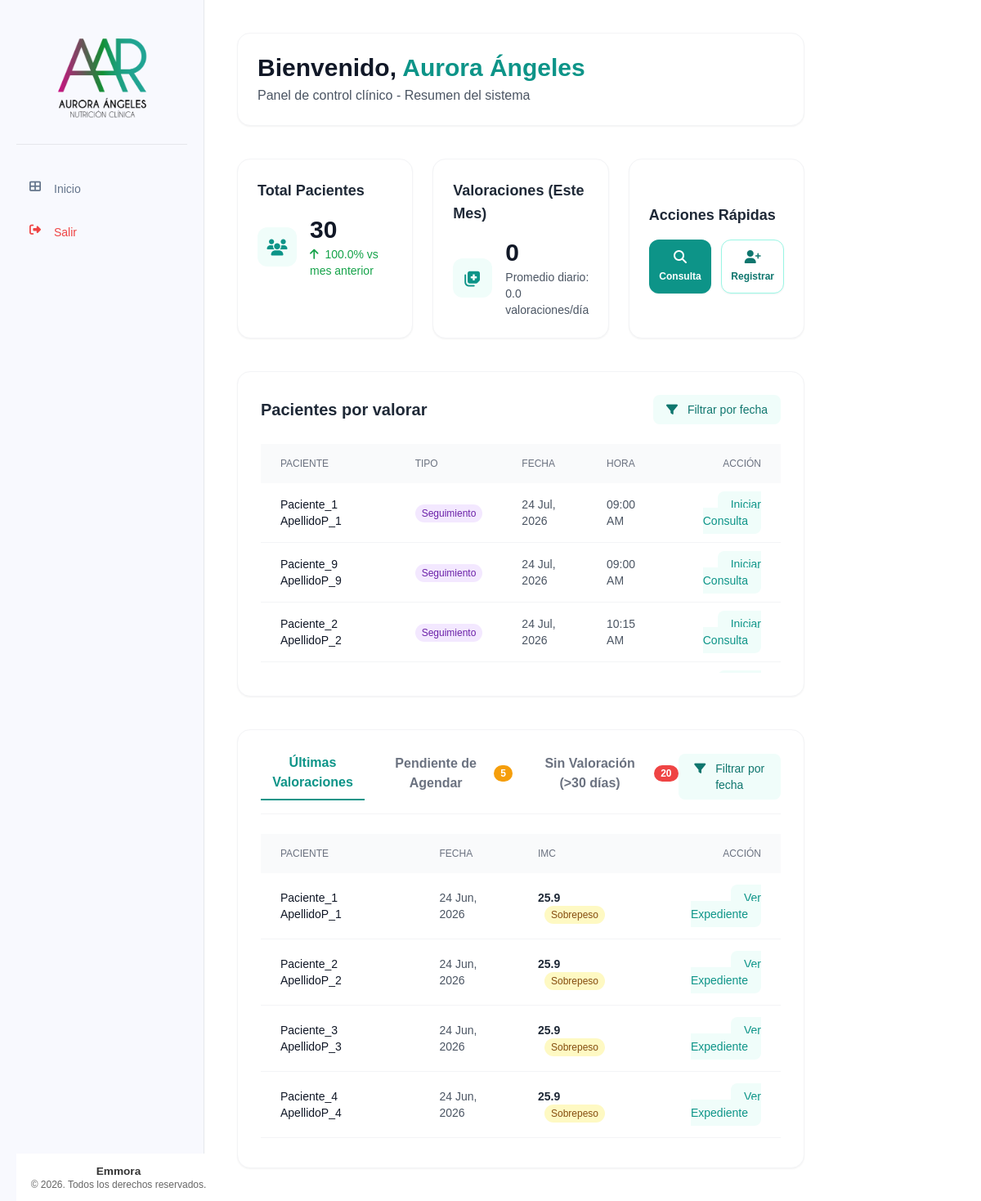
Page / (signed in) on the earlier database version.
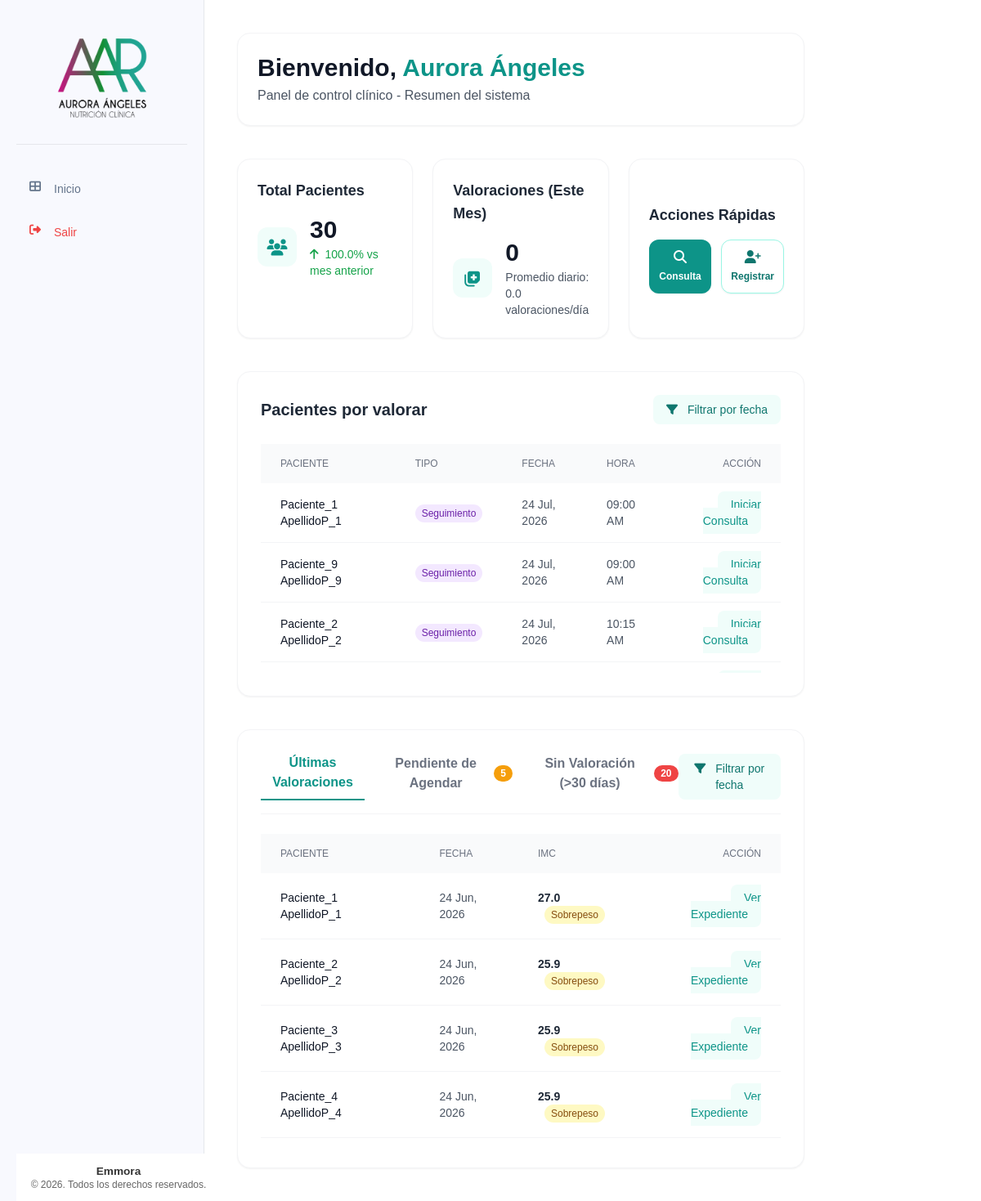
Same page on the later database version.
### tables this page shows
CREATE TABLE valoracion_antropometrica (
    id INTEGER PRIMARY KEY AUTOINCREMENT,
    paciente_id INTEGER NOT NULL,
    numero_cita INTEGER NOT NULL,
    fecha DATE NOT NULL,
    estatura FLOAT NOT NULL,
    peso FLOAT NOT NULL,
    imc FLOAT NOT NULL,
    grasa FLOAT NOT NULL,
    cintura FLOAT NOT NULL,
    torax FLOAT NOT NULL,
    brazo FLOAT NOT NULL,
    cadera FLOAT NOT NULL,
    pierna FLOAT NOT NULL,
    pantorrilla FLOAT NOT NULL,
    tension_arterial TEXT NOT NULL,
    frecuencia_cardiaca INTEGER NOT NULL,
    bicep FLOAT NOT NULL,
    tricep FLOAT NOT NULL,
    suprailiaco FLOAT NOT NULL,
    subescapular FLOAT NOT NULL,
    femoral FLOAT,
    porcentaje_grasa TEXT NOT NULL,
    --porcentaje_grasa_fem FLOAT NOT NULL,
    ultima_dieta TEXT,
    FOREIGN KEY (paciente_id) REFERENCES pacientes (id)
);

CREATE TABLE pacientes (
    id INTEGER PRIMARY KEY AUTOINCREMENT,
    nombre TEXT NOT NULL,
    apellido_paterno TEXT NOT NULL,
    apellido_materno TEXT NOT NULL,
    genero TEXT NOT NULL CHECK (genero IN ('hombre', 'mujer')),
    fecha_nacimiento DATE NOT NULL,
    telefono TEXT NOT NULL,
    correo TEXT UNIQUE NOT NULL,
    ciudad TEXT NOT NULL,
    fecha_registro TIMESTAMP DEFAULT CURRENT_TIMESTAMP,
    status TEXT NOT NULL DEFAULT 'activo' CHECK (status IN ('activo', 'inactivo'))
);

### app/controllers/main.py (the view)
@main.route('/')
@login_required
def index():
    fecha_inicio = request.args.get('fecha_inicio')
    fecha_fin = request.args.get('fecha_fin')
    total_pacientes = Paciente.contar_activos()
    crecimiento_pacientes = Paciente.calcular_crecimiento_mensual()
    valoraciones_mes = ValoracionAntropometrica.contar_mes_vigente()
    dia_actual = datetime.now().day
    promedio_diario = round(valoraciones_mes / dia_actual, 1)
    pacientes_seguimiento = Paciente.contar_en_seguimiento()
    pacientes_sin_valoracion = Paciente.obtener_sin_valoracion_reciente(dias=30)
    fecha_filtro = request.args.get('fecha_proximos')
    proximos_pacientes = Paciente.obtener_proximos(fecha=fecha_filtro)
    pendientes_reagendamiento = Paciente.obtener_pendientes_reagendamiento()
    if fecha_inicio and fecha_fin:
        actividad_reciente = ValoracionAntropometrica.obtener_por_rango(fecha_inicio, fecha_fin)
    else:
        actividad_reciente = ValoracionAntropometrica.obtener_recientes(limite=10)
    return render_template('base/index.html',
                           total_pacientes=total_pacientes,
                           crecimiento_pacientes=crecimiento_pacientes,
                           valoraciones_mes=valoraciones_mes,
                           promedio_diario=promedio_diario,
                           pacientes_seguimiento=pacientes_seguimiento,
                           pacientes_sin_valoracion=pacientes_sin_valoracion,
                           proximos_pacientes=proximos_pacientes,
                           pendientes_reagendamiento=pendientes_reagendamiento,
                           actividad_reciente=actividad_reciente)

### app/db.py (called while the page is built)
def get_db():
    if 'db' not in g:
        try:
            db_path = os.environ.get('DATABASE_URL', 'pacientes.db')
            g.db = sqlite3.connect(
                db_path,
                detect_types=sqlite3.PARSE_DECLTYPES
            )
            g.db.row_factory = sqlite3.Row
        except sqlite3.Error as e:
            logger.error(f"Error crítico al conectar con la base de datos SQLite: {e}")
            raise e
    return g.db

def query_db(query, args=(), one=False):
    try:
        cur = get_db().execute(query, args)
        rv = cur.fetchall()
        cur.close()
        return (rv[0] if rv else None) if one else rv
    except sqlite3.Error as e:
        logger.error(f"Error al ejecutar query: {query}. Args: {args}. Detalle: {e}")
        raise e

### app/models/paciente.py (called while the page is built)
    @staticmethod
    def contar_activos():
        return query_db("SELECT COUNT(*) as total FROM pacientes WHERE status = 'activo'", one=True)['total']

### app/models/usuario.py (called while the page is built)
    @staticmethod
    def get(user_id):
        db = get_db()
        user = db.execute('SELECT * FROM usuarios WHERE id = ?', (int(user_id),)).fetchone()
        if user:
            return Usuario(user['id'], user['username'], user['password_hash'])
        return None

### app/templates/base/index.html (shortened to what the changed rows need)
{% extends "base/base.html" %}
{% block content %}
<header class="flex flex-col md:flex-row md:items-center justify-between gap-4 bg-white p-6 rounded-2xl shadow-sm border border-gray-100">
    <div>
        <h1 class="text-3xl font-bold text-gray-900">Bienvenido, <span class="text-teal-600">Aurora Ángeles</span></h1>
    </div>
</header>
    <section class="grid grid-cols-1 sm:grid-cols-2 lg:grid-cols-3 gap-6">
    <article class="bg-white p-6 rounded-2xl shadow-sm border border-gray-100 flex flex-col gap-4 transform hover:scale-[1.02] transition-transform duration-300">
        <h2 class="text-lg font-semibold text-gray-800">Total Pacientes</h2>
    </article>
    <article class="bg-white p-6 rounded-2xl shadow-sm border border-gray-100 flex flex-col gap-4 transform hover:scale-[1.02] transition-transform duration-300">
        <h2 class="text-lg font-semibold text-gray-800">Valoraciones (Este Mes)</h2>
    </article>
    <aside class="bg-white p-6 rounded-2xl shadow-sm border border-gray-100 flex flex-col justify-center gap-4">
        <h2 class="text-lg font-semibold text-gray-800">Acciones Rápidas</h2>
    </aside>
    </section>
    <section class="grid grid-cols-1 gap-8 items-start">
        <div class="bg-white p-7 rounded-2xl shadow-sm border border-gray-100">
            <div class="flex items-center justify-between mb-6" x-data="{ modalFiltroProximosOpen: false }">
                <h2 class="text-xl font-semibold text-gray-800">Pacientes por valorar</h2>
            </div>
            <div class="overflow-x-auto max-h-[280px] overflow-y-auto custom-scrollbar">
                <table class="w-full text-sm text-left border-collapse relative">
                    <thead class="text-xs text-gray-500 uppercase bg-gray-50 sticky top-0 z-10">
                        <tr>
                            <th class="px-6 py-4 font-medium">Paciente</th>
                            <th class="px-6 py-4 font-medium">Tipo</th>
                            <th class="px-6 py-4 font-medium">Fecha</th>
                            <th class="px-6 py-4 font-medium">Hora</th>
                            <th class="px-6 py-4 font-medium text-right">Acción</th>
                        </tr>
                    </thead>
                </table>
            </div>
        </div>
</section>
<section x-data="{ tab: 'valoraciones' }" class="bg-white p-7 rounded-2xl shadow-sm border border-gray-100">
    <div x-show="tab === 'valoraciones'" class="overflow-x-auto max-h-[380px] overflow-y-auto custom-scrollbar">
        <table class="w-full text-sm text-left border-collapse relative">
            <thead class="text-xs text-gray-500 uppercase bg-gray-50 sticky top-0 z-10">
                <tr>
                    <th scope="col" class="px-6 py-4 font-medium">Paciente</th>
                    <th scope="col" class="px-6 py-4 font-medium">Fecha</th>
                    <th scope="col" class="px-6 py-4 font-medium">IMC</th>
                    <th scope="col" class="px-6 py-4 font-medium text-right">Acción</th>
                </tr>
            </thead>
            <tbody class="divide-y divide-gray-100">
                {% for val in actividad_reciente %}
                <tr class="bg-white hover:bg-gray-50/50 transition-colors">
                    <td class="px-6 py-5 font-medium text-gray-900">
                        {{ val.nombre }} {{ val.apellido_paterno }}
                    </td>
                    <td class="px-6 py-5 text-gray-600">{{ val.fecha|format_date }}</td>
                    <td class="px-6 py-5 font-semibold text-gray-800">
                        {{ val.imc }}
                        {% set imc = val.imc|float %}
                        {% if imc < 18.5 %}
                            <span class="ml-2 px-2 py-1 text-xs font-medium rounded-full bg-blue-100 text-blue-800">Bajo Peso</span>
                        {% elif imc < 25.0 %}
                            <span class="ml-2 px-2 py-1 text-xs font-medium rounded-full bg-green-100 text-green-800">Normal</span>
                        {% elif imc < 30.0 %}
                            <span class="ml-2 px-2 py-1 text-xs font-medium rounded-full bg-yellow-100 text-yellow-800">Sobrepeso</span>
                        {% else %}
                            <span class="ml-2 px-2 py-1 text-xs font-medium rounded-full bg-red-100 text-red-800">Obesidad</span>
                        {% endif %}
                    </td>
                    <td class="px-6 py-5 text-right">
                        <a href="{{ url_for('pacientes.detalle_paciente', id=val.paciente_id) }}" class="text-teal-600 hover:text-teal-900 font-medium bg-teal-50 hover:bg-teal-100 px-4 py-2 rounded-lg transition">Ver Expediente</a>
                    </td>
                </tr>
                {% endfor %}
            </tbody>
        </table>
    </div>
</section>
{% endblock %}

Differences in the rows shown:
changed valoracion_antropometrica "Paciente_1": imc "25.9" → "27.0"
